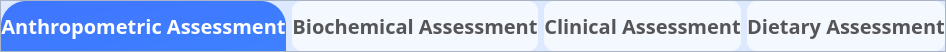
                                                <widget class="QFrame" name="frame_4">
                                                      <property name="maximumSize">
                                                            <size>
                                                                  <width>16777215</width>
                                                                  <height>50</height>
                                                            </size>
                                                      </property>
                                                      <property name="styleSheet">
                                                            <string notr="true">background-color: rgb(221, 233, 255);</string>
                                                      </property>
                                                      <property name="frameShape">
                                                            <enum>QFrame::StyledPanel</enum>
                                                      </property>
                                                      <property name="frameShadow">
                                                            <enum>QFrame::Raised</enum>
                                                      </property>
                                                      <layout class="QHBoxLayout" name="horizontalLayout_2">
                                                            <property name="spacing">
                                                                  <number>6</number>
                                                            </property>
                                                            <property name="leftMargin">
                                                                  <number>0</number>
                                                            </property>
                                                            <property name="topMargin">
                                                                  <number>0</number>
                                                            </property>
                                                            <property name="rightMargin">
                                                                  <number>0</number>
                                                            </property>
                                                            <property name="bottomMargin">
                                                                  <number>0</number>
                                                            </property>
                                                            <item>
                                                                  <widget class="QPushButton" name="pushButton_6">
                                                                        <property name="minimumSize">
                                                                              <size>
                                                                                    <width>0</width>
                                                                                    <height>50</height>
                                                                              </size>
                                                                        </property>
                                                                        <property name="font">
                                                                              <font>
                                                                                    <family>Bahnschrift Condensed</family>
                                                                                    <pointsize>15</pointsize>
                                                                                    <bold>true</bold>
                                                                              </font>
                                                                        </property>
                                                                        <property name="styleSheet">
                                                                              <string notr="true">background-color: qlineargradient(spread:pad, x1:0, y1:0, x2:1, y2:1, stop:0 rgba(63, 117, 255, 255), stop:1 rgba(62, 129, 255, 255));
color: rgb(255, 255, 255);
border-top-left-radius:25px;
border-top-right-radius:25px;</string>
                                                                        </property>
                                                                        <property name="text">
                                                                              <string>Anthropometric Assessment</string>
                                                                        </property>
                                                                  </widget>
                                                            </item>
                                                            <item>
                                                                  <widget class="QPushButton" name="pushButton_7">
                                                                        <property name="minimumSize">
                                                                              <size>
                                                                                    <width>0</width>
                                                                                    <height>50</height>
                                                                              </size>
                                                                        </property>
                                                                        <property name="font">
                                                                              <font>
                                                                                    <family>Bahnschrift Condensed</family>
                                                                                    <pointsize>15</pointsize>
                                                                                    <bold>true</bold>
                                                                              </font>
                                                                        </property>
                                                                        <property name="styleSheet">
                                                                              <string notr="true">QPushButton{
border-radius:10px;
background-color: rgb(244, 249, 255);
	color: rgb(85, 85, 87);
}
QPushButton:hover{
	background-color: qlineargradient(spread:pad, x1:0, y1:0, x2:1, y2:1, stop:0 rgba(61, 138, 255, 255), stop:1 rgba(59, 158, 255, 255));
	color: rgb(255, 255, 255);
border-top-left-radius:25px;
border-top-right-radius:25px;
border-bottom-right-radius:0px;
border-bottom-left-radius:0px;
}
QPushButton:pressed{
	background-color: qlineargradient(spread:pad, x1:0, y1:0, x2:1, y2:1, stop:0 rgba(61, 138, 255, 255), stop:1 rgba(59, 158, 255, 255));
	color: rgb(255, 255, 255);
border-top-left-radius:25px;
border-top-right-radius:25px;
border-bottom-right-radius:0px;
border-bottom-left-radius:0px;
}</string>
                                                                        </property>
                                                                        <property name="text">
                                                                              <string>Biochemical Assessment</string>
                                                                        </property>
                                                                  </widget>
                                                            </item>
                                                            <item>
                                                                  <widget class="QPushButton" name="pushButton_8">
                                                                        <property name="minimumSize">
                                                                              <size>
                                                                                    <width>0</width>
                                                                                    <height>50</height>
                                                                              </size>
                                                                        </property>
                                                                        <property name="font">
                                                                              <font>
                                                                                    <family>Bahnschrift Condensed</family>
                                                                                    <pointsize>15</pointsize>
                                                                                    <bold>true</bold>
                                                                              </font>
                                                                        </property>
                                                                        <property name="styleSheet">
                                                                              <string notr="true">QPushButton{
border-radius:10px;
background-color: rgb(244, 249, 255);
color: rgb(85, 85, 87);
}
QPushButton:hover{
	background-color: qlineargradient(spread:pad, x1:0, y1:0, x2:1, y2:1, stop:0 rgba(60, 160, 255, 255), stop:1 rgba(57, 179, 255, 255));
	color: rgb(255, 255, 255);
border-top-left-radius:25px;
border-top-right-radius:25px;
border-bottom-right-radius:0px;
border-bottom-left-radius:0px;
}
QPushButton:pressed{
	background-color: qlineargradient(spread:pad, x1:0, y1:0, x2:1, y2:1, stop:0 rgba(60, 160, 255, 255), stop:1 rgba(57, 179, 255, 255));
	color: rgb(255, 255, 255);
border-top-left-radius:25px;
border-top-right-radius:25px;
border-bottom-right-radius:0px;
border-bottom-left-radius:0px;
}</string>
                                                                        </property>
                                                                        <property name="text">
                                                                              <string>Clinical Assessment</string>
                                                                        </property>
                                                                  </widget>
                                                            </item>
                                                            <item>
                                                                  <widget class="QPushButton" name="pushButton_9">
                                                                        <property name="minimumSize">
                                                                              <size>
                                                                                    <width>0</width>
                                                                                    <height>50</height>
                                                                              </size>
                                                                        </property>
                                                                        <property name="font">
                                                                              <font>
                                                                                    <family>Bahnschrift Condensed</family>
                                                                                    <pointsize>15</pointsize>
                                                                                    <bold>true</bold>
                                                                              </font>
                                                                        </property>
                                                                        <property name="styleSheet">
                                                                              <string notr="true">QPushButton{
border-radius:10px;
background-color: rgb(244, 249, 255);
color: rgb(85, 85, 87);
}
QPushButton:hover{
	background-color: qlineargradient(spread:pad, x1:0, y1:0, x2:1, y2:1, stop:0 rgba(58, 180, 255, 255), stop:1 rgba(56, 200, 255, 255));
	color: rgb(255, 255, 255);
border-top-left-radius:25px;
border-top-right-radius:25px;
border-bottom-right-radius:0px;
border-bottom-left-radius:0px;
}
QPushButton:pressed{
background-color: qlineargradient(spread:pad, x1:0, y1:0, x2:1, y2:1, stop:0 rgba(58, 180, 255, 255), stop:1 rgba(56, 200, 255, 255));
color: rgb(255, 255, 255);
border-top-left-radius:25px;
border-top-right-radius:25px;
border-bottom-right-radius:0px;
border-bottom-left-radius:0px;
}</string>
                                                                        </property>
                                                                        <property name="text">
                                                                              <string>Dietary Assessment</string>
                                                                        </property>
                                                                  </widget>
                                                            </item>
                                                      </layout>
                                                </widget>
